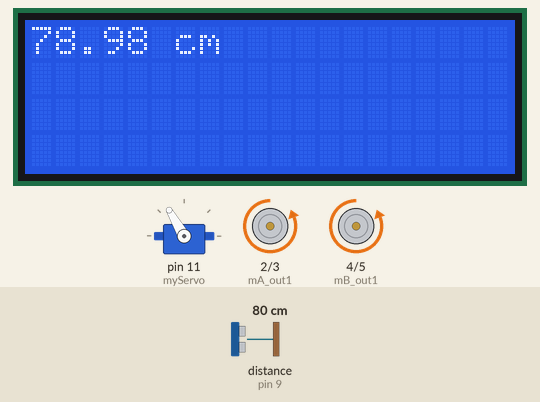
This sketch was run on a simulated Arduino Uno, built with avr-gcc and run on an emulated ATmega328P. On the bench: 20×4 character LCD, servo, motor-driver pin pairs drawn as motors (green arrow = first pin HIGH = forward, orange = second pin HIGH = backward, longer = more drive). Wiring (inferred from the names in the program): ultrasonic range finder: trigger pin 10; echo pin 9. The inputs (shaded band) are chosen by the test bench; at power-on: distance to the obstacle (sensor on pin 9) 80 cm. The echo pulse lasts 58.3 µs per cm.

Above: at 7.3 s.
7.4 s: distance to the obstacle (sensor on pin 9) set to 9 cm
At 8.9 s:
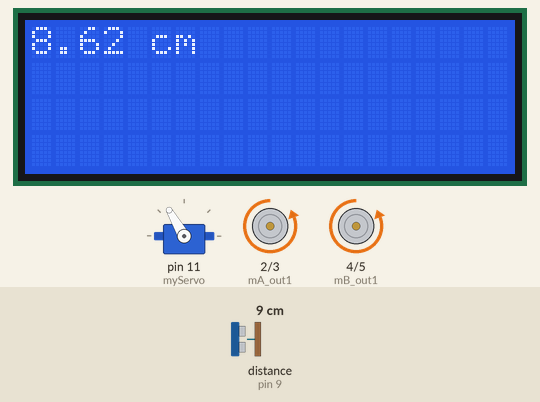
9.2 s: distance to the obstacle (sensor on pin 9) set to 6 cm
At 11.5 s:
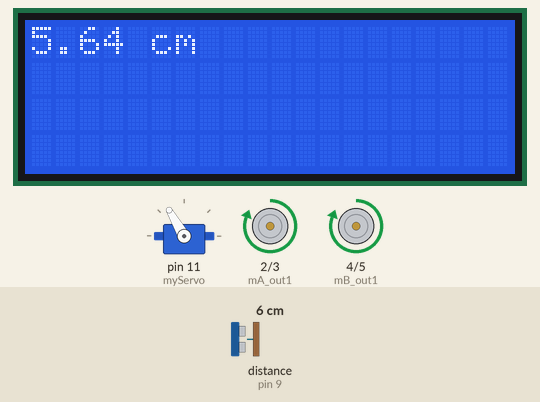
12.2 s: distance to the obstacle (sensor on pin 9) set to 3 cm
At 14.0 s:
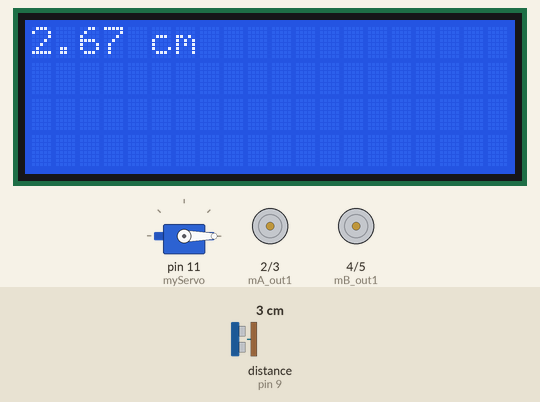
14.3 s: distance to the obstacle (sensor on pin 9) set to 250 cm
At 14.8 s:
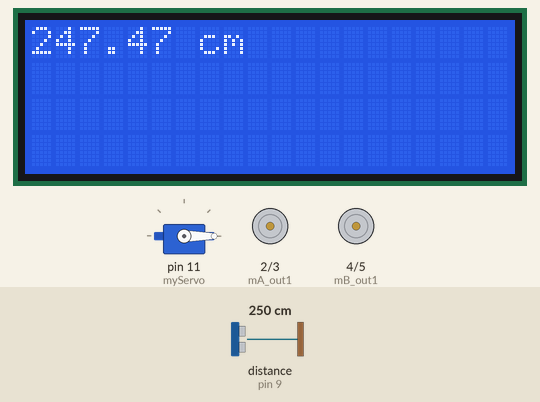
16.4 s: distance to the obstacle (sensor on pin 9) set to 2 cm
At 18.2 s:
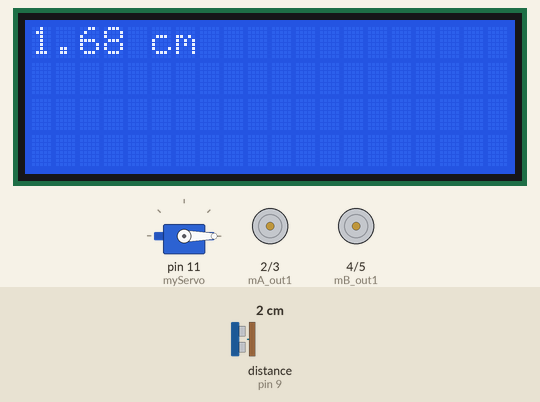
Timing chart, 0 to 19.5 s (numbered marks = the images above; inputs shaded):
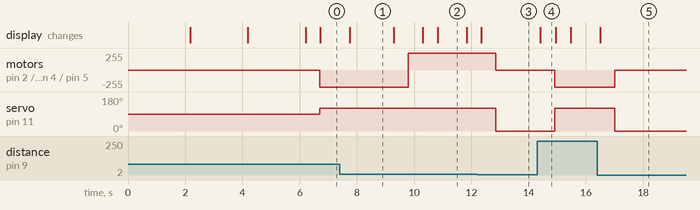

The sketch:

Innovation_project.ino
```cpp
#include <LiquidCrystal_I2C.h>
#include <Wire.h>
#include <Servo.h>

LiquidCrystal_I2C lcd (0x27, 20, 4);

Servo myServo;

//MotorA
int mA_out1 = 2;
int mA_out2 = 3;
int mB_out1 = 4;
int mB_out2 = 5;

int trigPin = 10;    // TRIG pin
int echoPin = 9;    // ECHO pin

float duration_us, distance_cm;

void setup() {
  // put your setup code here, to run once:
  lcd.init(); //important to initiate the lcd
  lcd.begin(20,4);
  lcd.backlight();
  Serial.begin (9600);
  myServo.attach(11);
  lcd.setCursor(0,0);
  lcd.print("Robot Road Marker");
  delay(2000);
  lcd.clear();
 lcd.print("Initializing the ports...");
 delay(2000);
 lcd.clear();
  pinMode(trigPin, OUTPUT); // configure the trigger pin to output mode
  pinMode(echoPin, INPUT); // configure the echo pin to input mode
  pinMode(mA_out1, OUTPUT);
  pinMode(mA_out2, OUTPUT);
  pinMode(mB_out1, OUTPUT);
  pinMode(mB_out2, OUTPUT);

  lcd.print("done initializing");
  lcd.clear();
  delay(2000);
}

void loop() {
ultrSonic();
servoM ();
motors();
stop_motors();
}
```

ServoMotor.ino
```cpp
void servoM (){
  if (distance_cm <= 4){
    myServo.write(0);
    }
   else{
    myServo.write(120);
    }
  }
```

UltrSonic.ino
```cpp
void ultrSonic() {
  // generate 10-microsecond pulse to TRIG pin
  digitalWrite(trigPin, HIGH);
  delayMicroseconds(10);
  digitalWrite(trigPin, LOW);

  duration_us = pulseIn(echoPin, HIGH); // measure duration of pulse from ECHO pin

  distance_cm = 0.017 * duration_us;// calculate the distance
  lcd.setCursor(0,0);
  lcd.print(distance_cm);
  lcd.println(" cm ");
  delay(500);
}
```

motors.ino
```cpp
void motors(){
  if (distance_cm <= 7){
  digitalWrite(mA_out1, HIGH);
  digitalWrite(mA_out2, LOW);
  digitalWrite(mB_out1,HIGH);
  digitalWrite(mB_out2,LOW);
  }
  else{
    digitalWrite(mA_out1, LOW);
  digitalWrite(mA_out2, HIGH);
   digitalWrite(mB_out1,LOW);
  digitalWrite(mB_out2,HIGH);
    }
}
```

stop_motors.ino
```cpp
void stop_motors(){
  if (distance_cm <= 4){
  digitalWrite(mA_out1, LOW);
  digitalWrite(mA_out2, LOW);
  digitalWrite(mB_out1,LOW);
  digitalWrite(mB_out2,LOW);
  }
}
```

Measured:
- the behaviour switches between 8 and 7 cm on distance to the obstacle (sensor on pin 9) (found by bisection; images 1 and 2)
- the behaviour switches between 5 and 4 cm on distance to the obstacle (sensor on pin 9) (found by bisection; images 2 and 3)
- after the input at 7.4 s, the display: changes after 0.35 s (image 1)
- after the input at 9.2 s, motor on pin 2 (mA_out1) / pin 3 (mA_out2), motor on pin 4 (mB_out1) / pin 5 (mB_out2): backward 255/255 → forward 255/255 after 0.59 s; the display: changes after 0.09 s (image 2)
- after the input at 12.2 s, motor on pin 2 (mA_out1) / pin 3 (mA_out2), motor on pin 4 (mB_out1) / pin 5 (mB_out2): forward 255/255 → stopped after 0.65 s; servo on pin 11 (myServo): 120° → 0° after 0.65 s; the display: changes after 0.15 s (image 3)
- after the input at 14.3 s, motor on pin 2 (mA_out1) / pin 3 (mA_out2), motor on pin 4 (mB_out1) / pin 5 (mB_out2): stopped → backward 255/255 after 0.61 s; servo on pin 11 (myServo): 0° → 120° after 0.61 s; the display: changes after 0.11 s (image 4)
- after the input at 16.4 s, motor on pin 2 (mA_out1) / pin 3 (mA_out2), motor on pin 4 (mB_out1) / pin 5 (mB_out2): backward 255/255 → stopped after 0.61 s; servo on pin 11 (myServo): 120° → 0° after 0.61 s; the display: changes after 0.11 s (image 5)
